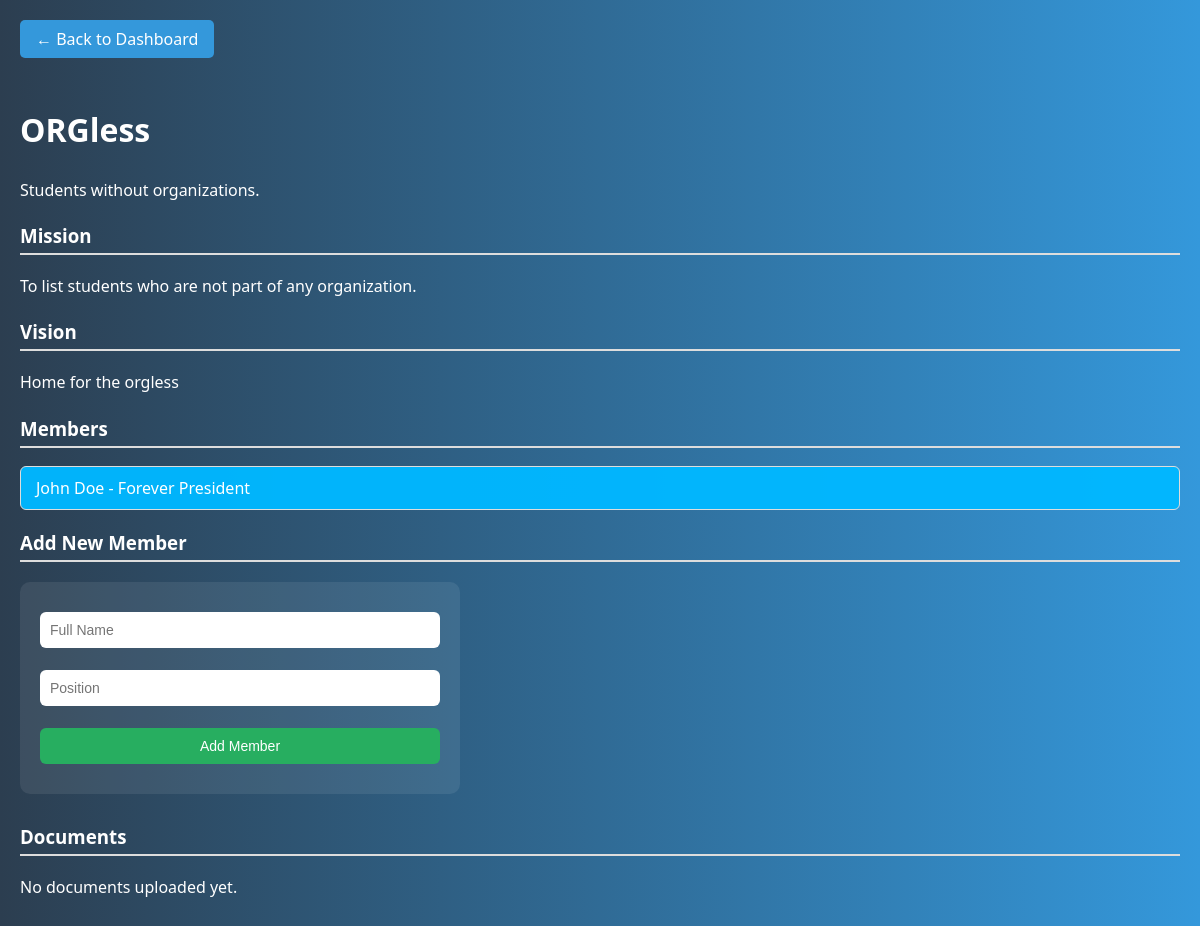
The page /organization/22 on the database its author committed.
### tables this page shows
CREATE TABLE organizations (
        id INTEGER PRIMARY KEY AUTOINCREMENT,
        name TEXT NOT NULL,
        description TEXT,
        mission TEXT,
        vision TEXT,
        status TEXT DEFAULT 'Pending'
    );

CREATE TABLE members (
        id INTEGER PRIMARY KEY AUTOINCREMENT,
        org_id INTEGER,
        full_name TEXT,
        position TEXT,
        email TEXT,
        contact_no TEXT,
        sex TEXT,
        qpi REAL,
        course TEXT,
        year_level TEXT,
        college TEXT,
        FOREIGN KEY (org_id) REFERENCES organizations(id)
    );

### app.py (the view, shortened to what this page needs)
@app.route('/organization/<int:org_id>', methods=['GET', 'POST'])
def view_organization(org_id):
    db = get_db()
    org = db.execute('SELECT * FROM organizations WHERE id = ?', (org_id,)).fetchone()
    members = db.execute('SELECT * FROM members WHERE org_id = ?', (org_id,)).fetchall()
    documents = db.execute('SELECT * FROM documents WHERE org_id = ?', (org_id,)).fetchall()
    return render_template('organization_view.html', org=org, members=members, documents=documents)

### app.py (called while the page is built)
def get_db():
    db = getattr(g, '_database', None)
    if db is None:
        db = g._database = sqlite3.connect(DATABASE)
        db.row_factory = sqlite3.Row
    return db

@app.teardown_appcontext
def close_connection(exception):
    db = getattr(g, '_database', None)
    if db is not None:
        db.close()

### templates/organization_view.html (shortened to what this page needs)
{% extends 'base.html' %}
{% block content %}
<a href="{{ url_for('sacdev_dashboard') }}" class="back-btn">← Back to Dashboard</a>
<h2>{{ org.name }}</h2>
<p>{{ org.description }}</p>
<h3>Mission</h3>
<p>{{ org.mission }}</p>
<h3>Vision</h3>
<p>{{ org.vision }}</p>
<h3>Members</h3>
<ul>
  {% for member in members %}
    <li>{{ member.full_name }} - {{ member.position }}</li>
  {% else %}
    <p>No members yet.</p>
  {% endfor %}
</ul>
<h3>Add New Member</h3>
<form method="POST" style="max-width: 400px; background-color: rgba(255, 255, 255, 0.08); padding: 20px; border-radius: 10px; margin-bottom: 30px;">
  <input type="text" name="name" placeholder="Full Name" required style="width: 100%; padding: 10px; margin-bottom: 12px; border-radius: 6px; border: none; font-size: 14px;">
  <input type="text" name="position" placeholder="Position" required style="width: 100%; padding: 10px; margin-bottom: 12px; border-radius: 6px; border: none; font-size: 14px;">
  <button type="submit" class="submit-btn" style="width: 100%; padding: 10px; border-radius: 6px; border: none; background-color: #27ae60; color: white; font-size: 14px;">Add Member</button>
</form>
<h3>Documents</h3>
<ul>
  {% for doc in documents %}
    <li>{{ doc.title }} - <a href="{{ url_for('static', filename=doc.file_path) }}" target="_blank">View</a></li>
  {% else %}
    <p>No documents uploaded yet.</p>
  {% endfor %}
</ul>
{% endblock %}

### static/styles.css (style rules this page uses)
body { font-family: Arial, sans-serif; background-color: #f4f4f4; }
input, button { width: 100%; margin: 10px 0; padding: 10px; }
button { background-color: #007bff; color: white; border: none; }
body { margin: 0; font-family: 'Segoe UI', sans-serif; background: linear-gradient(to right, #2c3e50, #3498db); color: white; }

### templates/organization_view.html (style rules this page uses)
body { font-family: 'Segoe UI', Tahoma, Geneva, Verdana, sans-serif; background-color: #2c3e50; margin: 0; padding: 20px; color: white; }
h2 { margin-top: 30px; font-size: 2em; }
h3 { margin-top: 20px; border-bottom: 2px solid #ddd; padding-bottom: 5px; }
p { line-height: 1.6; margin-bottom: 15px; color: white; }
ul { list-style: none; padding: 0; }
ul li { background: rgba(0, 183, 255, 0.97); border: 1px solid #ddd; padding: 10px 15px; margin-bottom: 8px; border-radius: 6px; transition: background 0.3s ease; color: white; }
a { color: #3498db; text-decoration: none; }
form { margin-top: 20px; background-color: rgba(255, 255, 255, 0.08); padding: 15px; border-radius: 10px; }
input[type="text"] { width: 100%; padding: 10px; margin-bottom: 12px; border-radius: 6px; border: none; font-size: 14px; box-sizing: border-box; }
.submit-btn { background-color: #27ae60; color: white; padding: 10px 20px; border: none; border-radius: 6px; cursor: pointer; }
.back-btn { display: inline-block; background: #3498db; padding: 8px 16px; color: white; text-decoration: none; border-radius: 5px; margin-bottom: 20px; }

### rows shown on the page
organizations: name "ORGless", description "Students without organizations.", mission "To list students who are not part of any organization.", vision "Home for the orgless"
members: full_name "John Doe", position "Forever President"
